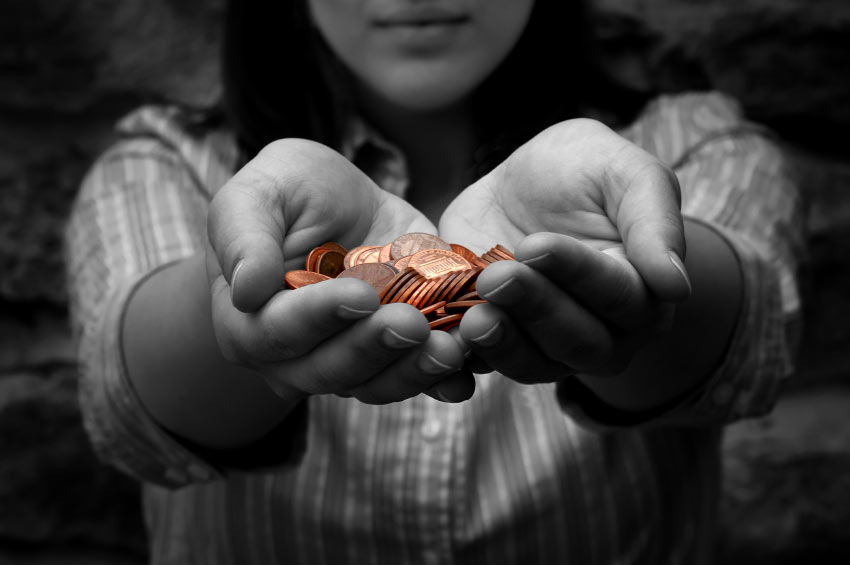
#> input picture giving.jpg, 850 x 565 px
$ jupyter execute 'Gray Level Slicing.ipynb'   (shell and % lines are left out)
#> lines starting #> are read from the running program, lines starting #| are printed output that depends on the picture; after the words box and inside, x2 and y2 are one past the last pixel; in counts of white or black regions, pixels touching at a corner belong together
[cell 1]
import cv2 #mengimpor gambar
import numpy as np # data dalam bentuk array
from skimage import data #menggunakan modul data yang disediakan oleh pustaka skimage
import matplotlib.pyplot as plt #grafik

[cell 2]
img = cv2.imread ("giving.jpg", cv2.IMREAD_GRAYSCALE) #mengubah gambar menjadi abu abu
#> img: shape (565, 850); min 0, max 255, mean 57

row, column = img.shape #untuk mendapatkan dimensi (jumlah baris dan kolom) dari suatu citra atau gambar yang direpresentasikan oleh variabel img
#> row = 565; column = 850

img1 = np.zeros((row,column),dtype = 'uint8') # untuk membuat array Numpy dua dimensi yang berukuran row x column dengan tipe data uint8


min_range = 10
max_range = 60


for i in range(row): #Melakukan iterasi pada setiap pixel gambar
    for j in range(column):
        if img[i,j]>min_range and img[i,j]<max_range: #untuk melakukan pengujian kondisi pada nilai piksel tertentu dalam gambar yang direpresentasikan oleh variabel img
            img1[i,j] = 255
        else:
            img1[i,j] = 0
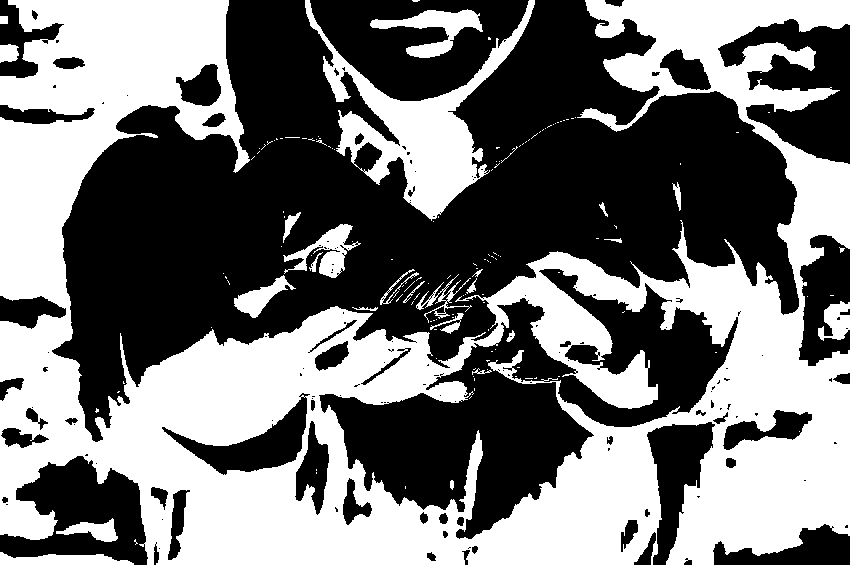
#> img1: shape (565, 850); 45.9% white; 145 white regions (119 under 20 px), largest, box (x1, y1, x2, y2) and area: (0, 0, 850, 565) 197801, (305, 0, 535, 221) 12974, (370, 9, 483, 58) 2086

[cell 3]
fig, axes = plt.subplots(2, 2, figsize=(12, 12)) #membuat gambar dengan multiple subplot (subgambar) dalam satu tampilan
ax = axes.ravel() #untuk meratakan (flatten) objek array axes menjadi array satu dimensi yang disimpan dalam variabel ax

ax[0].imshow(img, cmap=plt.cm.gray) #untuk menampilkan gambar (image) img pada sumbu (axis) indeks ke-0 dari objek axes. Gambar ditampilkan dalam skala abu-abu (grayscale)
ax[0].set_title("Citra Input") #judul
ax[1].hist(img.ravel(), bins=256) # untuk membuat histogram dari gambar img dan menampilkannya pada sumbu (axis) indeks ke-1 dari objek axes
ax[1].set_title('Histogram Input') #judul

ax[2].imshow(img1, cmap=plt.cm.gray)
ax[2].set_title("Citra Output")
ax[3].hist(img1.ravel(), bins=256)
ax[3].set_title('Histogram Output')
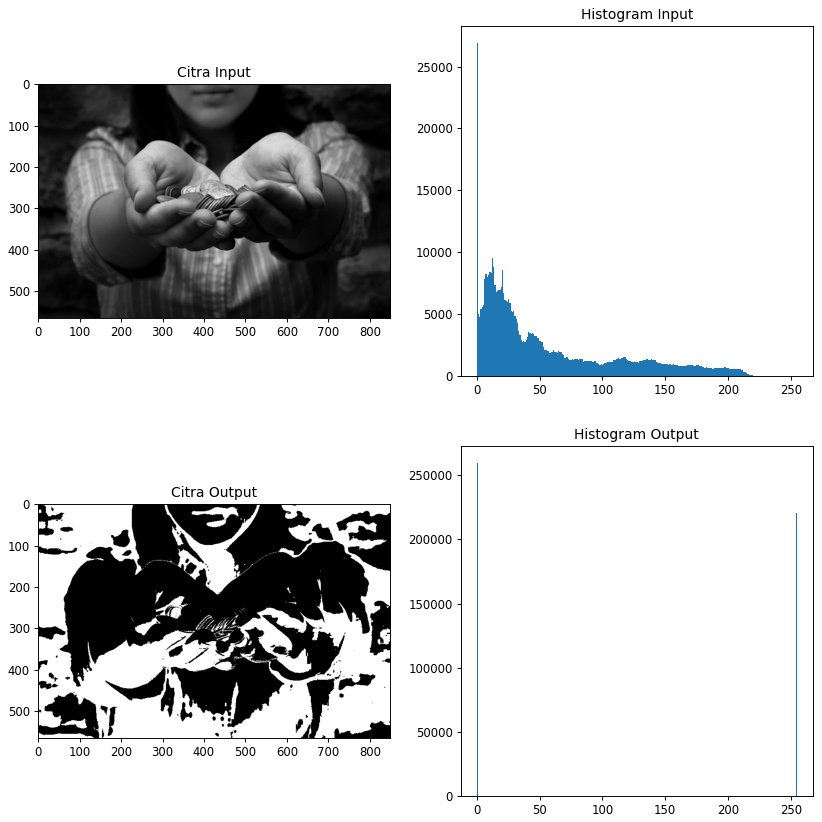
#> figure drawn by matplotlib, 4 panels; panel 2: tallest bar 26928 high, from x = 0 to 0.996; panel 4: tallest bar 259794 high, from x = 0 to 0.996

$ run again, with ilham.jpg copied over giving.jpg
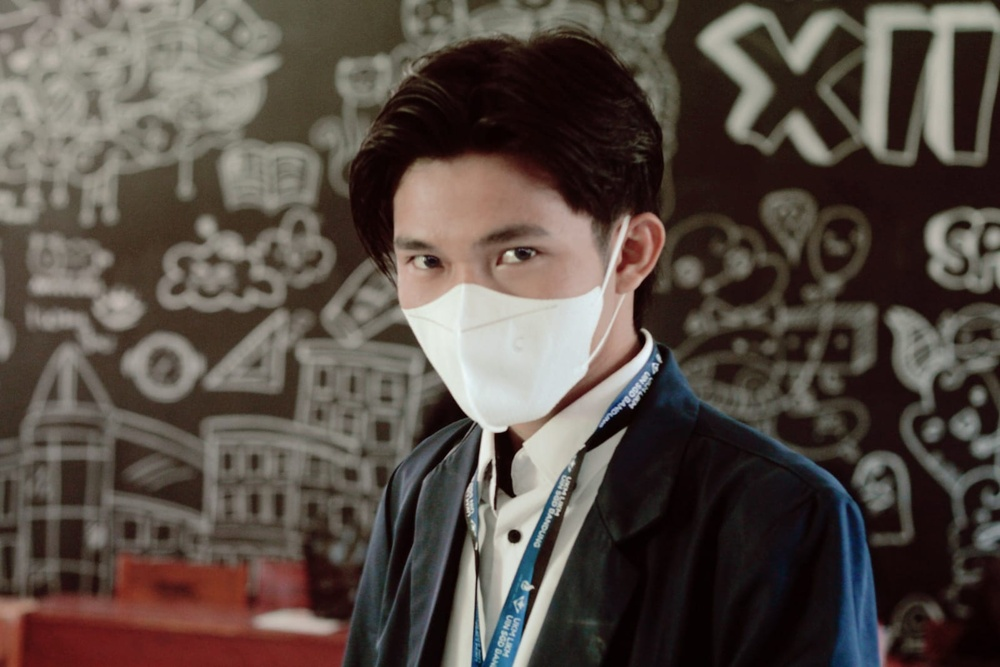
#> input picture ilham.jpg, 1000 x 667 px, shrunk from 1599 x 1066 before the run
#> after the loop `for i in range(row):`:
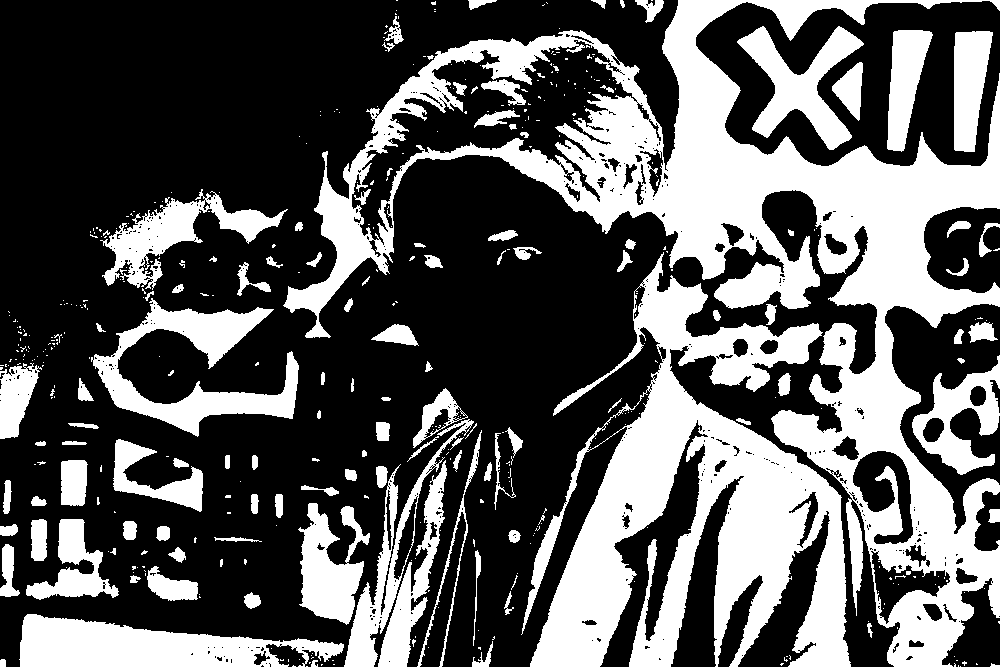
#> img1: shape (667, 1000); 35.6% white; 452 white regions (333 under 20 px), largest, box (x1, y1, x2, y2) and area: (283, 0, 1000, 667) 98815, (521, 252, 851, 667) 56599, (19, 614, 344, 667) 10443
#> `[cell 3] fig, axes = plt.subplots(2, 2, figsize=(12, 12)) #membuat gam..`:
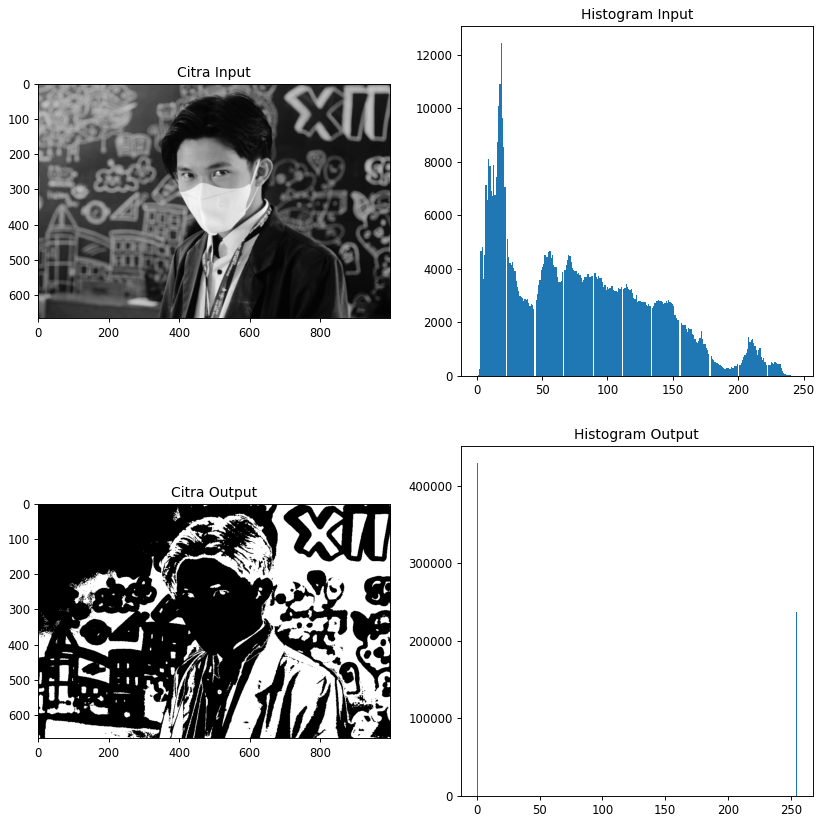
#> figure drawn by matplotlib, 4 panels; panel 2: tallest bar 12446 high, from x = 18.18 to 19.14; panel 4: tallest bar 429482 high, from x = 0 to 0.996

$ run again, with maulana.jpg copied over giving.jpg
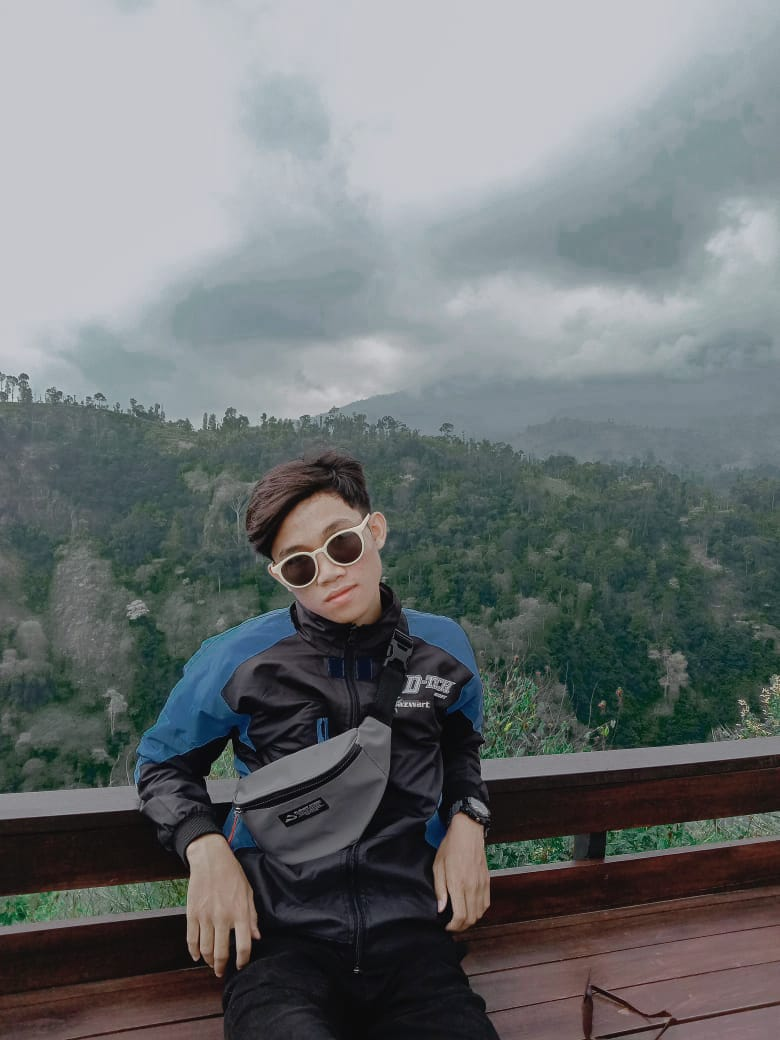
#> input picture maulana.jpg, 780 x 1040 px
#> after the loop `for i in range(row):`:
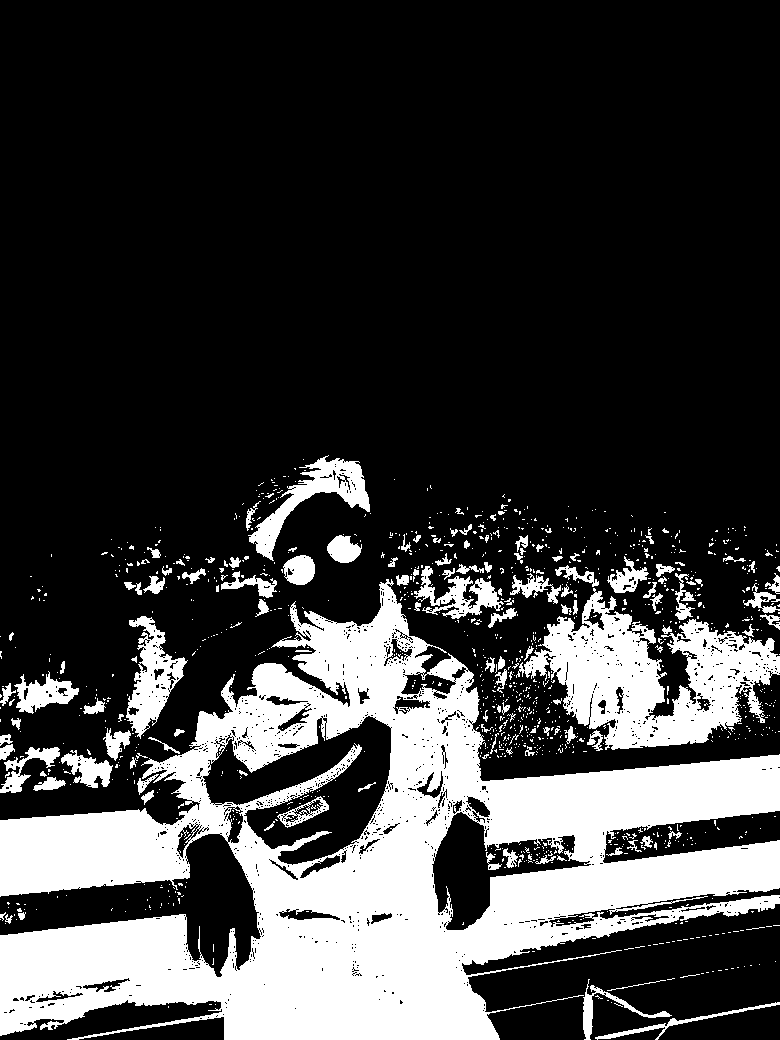
#> img1: shape (1040, 780); 24.3% white; 1143 white regions (1010 under 20 px), largest, box (x1, y1, x2, y2) and area: (0, 579, 780, 1040) 148299, (516, 588, 780, 750) 19821, (248, 455, 370, 561) 3446
#> `[cell 3] fig, axes = plt.subplots(2, 2, figsize=(12, 12)) #membuat gam..`:
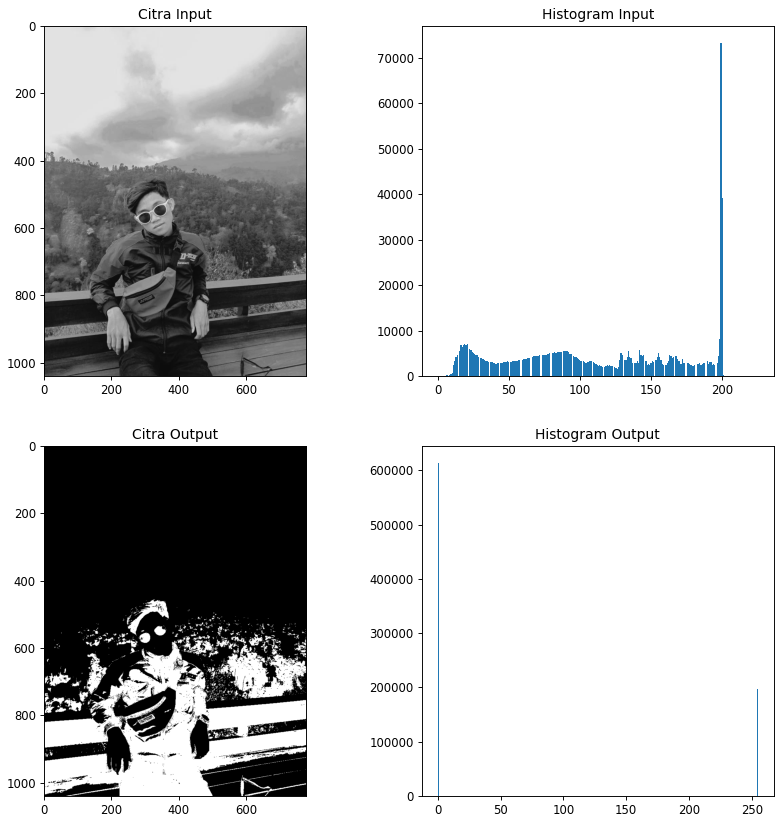
#> figure drawn by matplotlib, 4 panels; panel 2: tallest bar 73367 high, from x = 198.6 to 199.5; panel 4: tallest bar 614434 high, from x = 0 to 0.996
